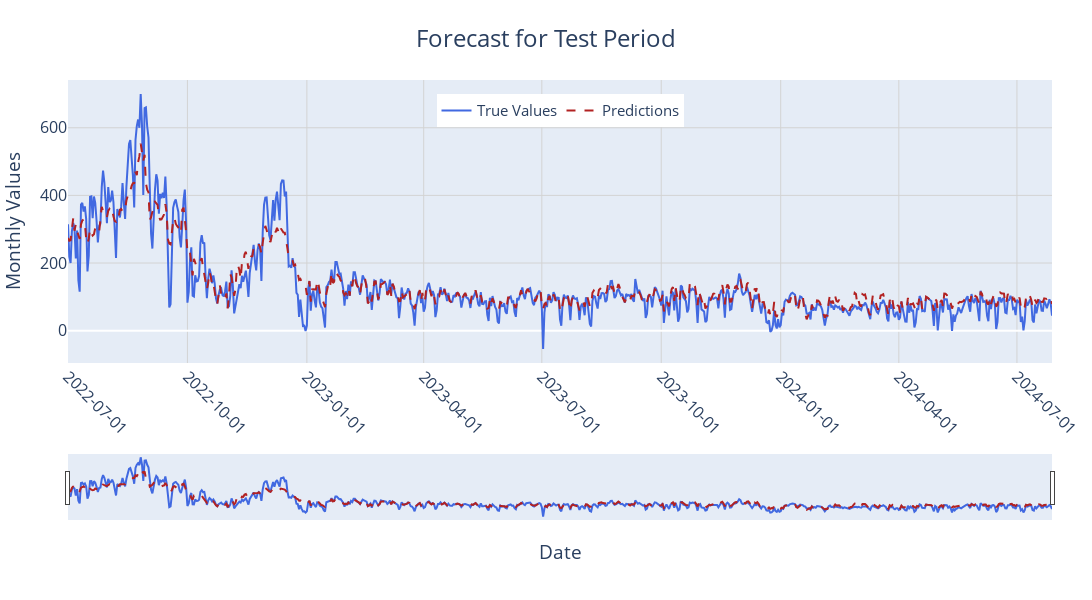

Notebook code cell kept with this figure:
### Code cell
import plotly.graph_objects as go
import pandas as pd

# Concatenate train and forecast data but filter only test period for plotting
plot_df = pd.concat([train_df, predictions]).set_index('ds')
test_period = plot_df.loc[test_df['ds'].min():test_df['ds'].max()]

# Create figure with Plotly
fig = go.Figure()

# Add true values trace (y)
fig.add_trace(go.Scatter(
    x=test_period.index,
    y=test_period['y'],
    mode='lines',
    name='True Values',
    line=dict(width=2, color='royalblue'),
    hovertemplate='Date: %{x}<br>True Value: %{y}<extra></extra>'
))

# Add forecast values trace (AutoARIMA)
fig.add_trace(go.Scatter(
    x=test_period.index,
    y=test_period['AutoARIMA'],
    mode='lines',
    name='Predictions',
    line=dict(width=2, dash='dash', color='firebrick'),
    hovertemplate='Date: %{x}<br>Prediction: %{y}<extra></extra>'
))

# Set the layout for the figure
fig.update_layout(
    title={
        'text': "Forecast for Test Period",
        'y': 0.95,
        'x': 0.5,
        'xanchor': 'center',
        'yanchor': 'top',
        'font_size': 24
    },
    xaxis_title="Date",
    yaxis_title="Monthly Values",
    legend=dict(
        font=dict(size=15),
        orientation="h",
        yanchor="top",
        y=+0.95,  # Move legend below the plot
        xanchor="center",
        x=0.5
    ),
    font=dict(size=16),
    template="plotly",
    width=1100,
    height=600,
    margin=dict(l=40, r=40, t=80, b=80),
    xaxis=dict(
        tickformat="%Y-%m-%d",
        showgrid=True,
        gridcolor="lightgrey",
        tickangle=45
    ),
    yaxis=dict(
        showgrid=True,
        gridcolor="lightgrey"
    )
)

# Add vertical range for visual clarity
fig.update_xaxes(rangeslider_visible=True)

# Display the plot
fig.show()

### Figure 1 — Plotly figure (JSON) as saved in the notebook; plotly's stock layout.template omitted (floating-point values rounded to 4 significant figures; data arrays with more than 128 entries replaced by an {"elided": "..."} marker saying what was removed)
{"data": [{"hovertemplate": "Date: %{x}<br>True Value: %{y}<extra></extra>", "line": {"color": "royalblue", "width": 2}, "mode": "lines", "name": "True Values", "type": "scatter", "x": {"elided": "759 str values"}, "y": {"elided": "759 float values"}}, {"hovertemplate": "Date: %{x}<br>Prediction: %{y}<extra></extra>", "line": {"color": "firebrick", "dash": "dash", "width": 2}, "mode": "lines", "name": "Predictions", "type": "scatter", "x": {"elided": "759 str values"}, "y": {"elided": "759 float values"}}], "layout": {"font": {"size": 16}, "height": 600, "legend": {"font": {"size": 15}, "orientation": "h", "x": 0.5, "xanchor": "center", "y": 0.95, "yanchor": "top"}, "margin": {"b": 80, "l": 40, "r": 40, "t": 80}, "title": {"font": {"size": 24}, "text": "Forecast for Test Period", "x": 0.5, "xanchor": "center", "y": 0.95, "yanchor": "top"}, "width": 1100, "xaxis": {"gridcolor": "lightgrey", "rangeslider": {"visible": true}, "showgrid": true, "tickangle": 45, "tickformat": "%Y-%m-%d", "title": {"text": "Date"}}, "yaxis": {"gridcolor": "lightgrey", "showgrid": true, "title": {"text": "Monthly Values"}}}}
